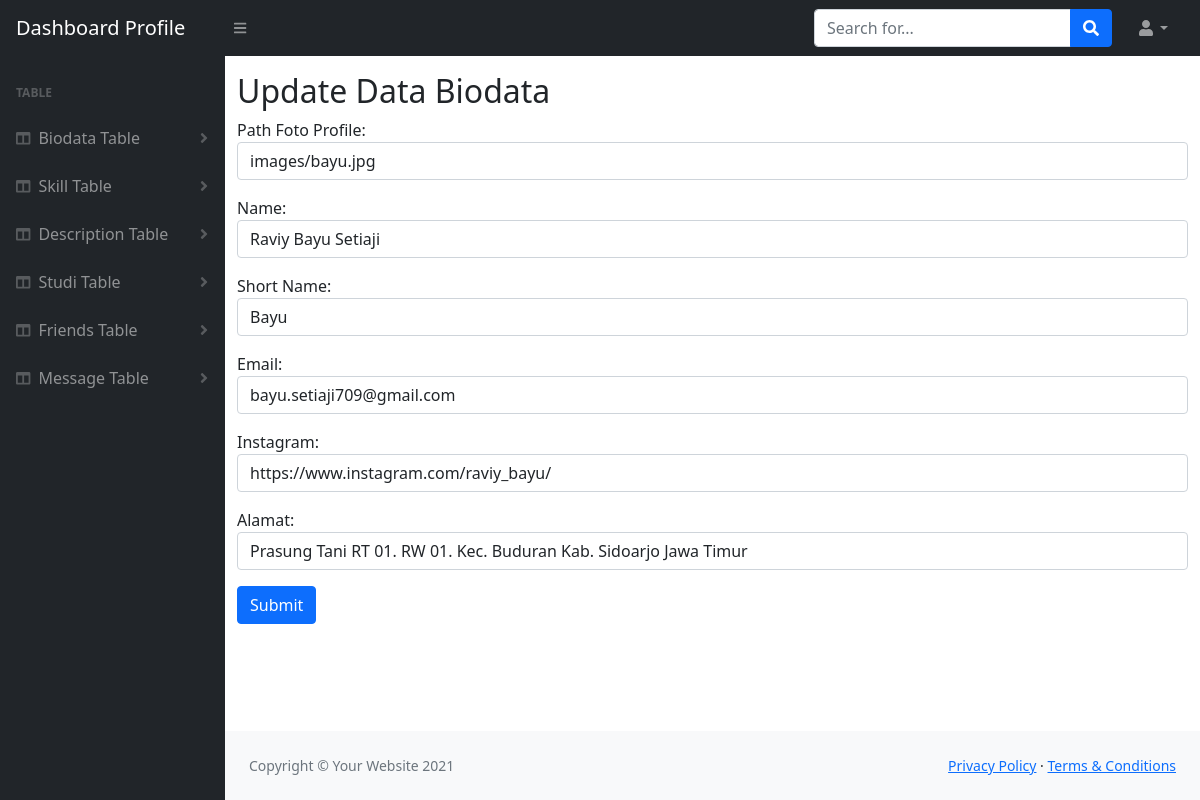
The app's page /dashboard/module/biodata/update.php?id=1 with its own data.
### tables this page shows
CREATE TABLE `biodata` (
  `id` int(5) NOT NULL,
  `profil` varchar(255) NOT NULL,
  `name` varchar(255) NOT NULL,
  `short_name` varchar(50) NOT NULL,
  `email` varchar(255) NOT NULL,
  `instagram` varchar(255) NOT NULL,
  `alamat` varchar(255) NOT NULL
);

### dashboard/conn.php (called while the page is built, shortened)
<?php
    function connection(){
        $servername = "localhost";
        $username = "dev_web";
        $password = "masukaja12";
        $dbname = "dev_web";
        $conn = new mysqli($servername, $username, $password, $dbname);
        return $conn;
    }
?>

### dashboard/module/biodata/update.php (the view, shortened to what this page needs)
<?php
    include ('../../conn.php');
    $result = '';
    $id = $_GET['id'];
    if ($_SERVER['REQUEST_METHOD'] === 'GET') {
        if (isset($_GET['id'])) {
            $query = "SELECT * FROM biodata WHERE id = '$id'";
            $result = mysqli_query(connection(),$query);
        }
    }
?>
<!DOCTYPE html>
<html lang="en">
    <head>
        <link href="https://cdn.jsdelivr.net/npm/simple-datatables@latest/dist/style.css" rel="stylesheet" />
        <link href="../../css/styles.css" rel="stylesheet" />
    </head>
    <body class="sb-nav-fixed">
        <nav class="sb-topnav navbar navbar-expand navbar-dark bg-dark">
            <a class="navbar-brand ps-3" href="<?php echo '../../index.php';?>">Dashboard Profile</a>
            <button class="btn btn-link btn-sm order-1 order-lg-0 me-4 me-lg-0" id="sidebarToggle" href="#!"><i class="fas fa-bars"></i></button>
            <form class="d-none d-md-inline-block form-inline ms-auto me-0 me-md-3 my-2 my-md-0">
                <div class="input-group">
                    <input class="form-control" type="text" placeholder="Search for..." aria-label="Search for..." aria-describedby="btnNavbarSearch" />
                    <button class="btn btn-primary" id="btnNavbarSearch" type="button"><i class="fas fa-search"></i></button>
                </div>
            </form>
            <ul class="navbar-nav ms-auto ms-md-0 me-3 me-lg-4">
                <li class="nav-item dropdown">
                    <a class="nav-link dropdown-toggle" id="navbarDropdown" href="#" role="button" data-bs-toggle="dropdown" aria-expanded="false"><i class="fas fa-user fa-fw"></i></a>
                </li>
            </ul>
        </nav>
        <div id="layoutSidenav">
            <div id="layoutSidenav_nav">
                <nav class="sb-sidenav accordion sb-sidenav-dark" id="sidenavAccordion">
                    <div class="sb-sidenav-menu">
                        <div class="nav">
                            <div class="sb-sidenav-menu-heading">Table</div>
                            <a class="nav-link collapsed" href="#" data-bs-toggle="collapse" data-bs-target="#biodata" aria-expanded="false" aria-controls="collapseLayouts">
                                <div class="sb-nav-link-icon"><i class="fas fa-columns"></i></div>
                                Biodata Table
                                <div class="sb-sidenav-collapse-arrow"><i class="fas fa-angle-down"></i></div>
                            </a>
                            <a class="nav-link collapsed" href="#" data-bs-toggle="collapse" data-bs-target="#skill" aria-expanded="false" aria-controls="collapseLayouts">
                                <div class="sb-nav-link-icon"><i class="fas fa-columns"></i></div>
                                Skill Table
                                <div class="sb-sidenav-collapse-arrow"><i class="fas fa-angle-down"></i></div>
                            </a>
                            <a class="nav-link collapsed" href="#" data-bs-toggle="collapse" data-bs-target="#description" aria-expanded="false" aria-controls="collapseLayouts">
                                <div class="sb-nav-link-icon"><i class="fas fa-columns"></i></div>
                                Description Table
                                <div class="sb-sidenav-collapse-arrow"><i class="fas fa-angle-down"></i></div>
                            </a>
                            <a class="nav-link collapsed" href="#" data-bs-toggle="collapse" data-bs-target="#studi" aria-expanded="false" aria-controls="collapseLayouts">
                                <div class="sb-nav-link-icon"><i class="fas fa-columns"></i></div>
                                Studi Table
                                <div class="sb-sidenav-collapse-arrow"><i class="fas fa-angle-down"></i></div>
                            </a>
                            <a class="nav-link collapsed" href="#" data-bs-toggle="collapse" data-bs-target="#teman" aria-expanded="false" aria-controls="collapseLayouts">
                                <div class="sb-nav-link-icon"><i class="fas fa-columns"></i></div>
                                Friends Table
                                <div class="sb-sidenav-collapse-arrow"><i class="fas fa-angle-down"></i></div>
                            </a>
                            <a class="nav-link collapsed" href="#" data-bs-toggle="collapse" data-bs-target="#message" aria-expanded="false" aria-controls="collapseLayouts">
                                <div class="sb-nav-link-icon"><i class="fas fa-columns"></i></div>
                                Message Table
                                <div class="sb-sidenav-collapse-arrow"><i class="fas fa-angle-down"></i></div>
                            </a>
                        </div>
                    </div>
                </nav>
            </div>
            <div id="layoutSidenav_content">
                <main>
                    <div class="container mt-3">
                        <h2>Update Data Biodata</h2>
                        <form action="" method="POST">
                            <?php while($data = mysqli_fetch_array($result)): ?>
                                <div class="mb-3">
                                    <label for="profil">Path Foto Profile:</label>
                                    <input type="text" class="form-control" id="profil" placeholder="Enter Path Foto Profile" name="profil" value="<?php echo $data['profil']; ?>">
                                </div>
                                <div class="mb-3">
                                    <label for="name">Name:</label>
                                    <input type="text" class="form-control" id="name" placeholder="Enter Name" name="name" value="<?php echo $data['name']; ?>">
                                </div>
                                <div class="mb-3">
                                    <label for="shortName">Short Name:</label>
                                    <input type="text" class="form-control" id="shortName" placeholder="Enter Short Name" name="shortName" value="<?php echo $data['short_name']; ?>">
                                </div>
                                <div class="mb-3">
                                    <label for="email">Email:</label>
                                    <input type="text" class="form-control" id="email" placeholder="Enter Email" name="email" value="<?php echo $data['email']; ?>">
                                </div>
                                <div class="mb-3">
                                    <label for="instagram">Instagram:</label>
                                    <input type="text" class="form-control" id="instagram" placeholder="Enter Instagram" name="instagram" value="<?php echo $data['instagram']; ?>">
                                </div>
                                <div class="mb-3">
                                    <label for="alamat">Alamat:</label>
                                    <input type="text" class="form-control" id="alamat" placeholder="Enter Alamat" name="alamat" value="<?php echo $data['alamat']; ?>">
                                </div>
                            <?php endwhile; ?>
                            <button type="submit" class="btn btn-primary">Submit</button>
                        </form>
                    </div>
                </main>
                <footer class="py-4 bg-light mt-auto">
                    <div class="container-fluid px-4">
                        <div class="d-flex align-items-center justify-content-between small">
                            <div class="text-muted">Copyright &copy; Your Website 2021</div>
                            <div>
                                <a href="#">Privacy Policy</a>
                                &middot;
                                <a href="#">Terms &amp; Conditions</a>
                            </div>
                        </div>
                    </div>
                </footer>
            </div>
        </div>
    </body>
</html>

### records on screen
biodata: profil "images/bayu.jpg", name "Raviy Bayu Setiaji", shortName "Bayu", email "bayu.setiaji709@gmail.com", instagram "https://www.instagram.com/raviy_bayu/", alamat "Prasung Tani RT 01. RW 01. Kec. Buduran Kab. Sidoarjo Jawa Timur"
